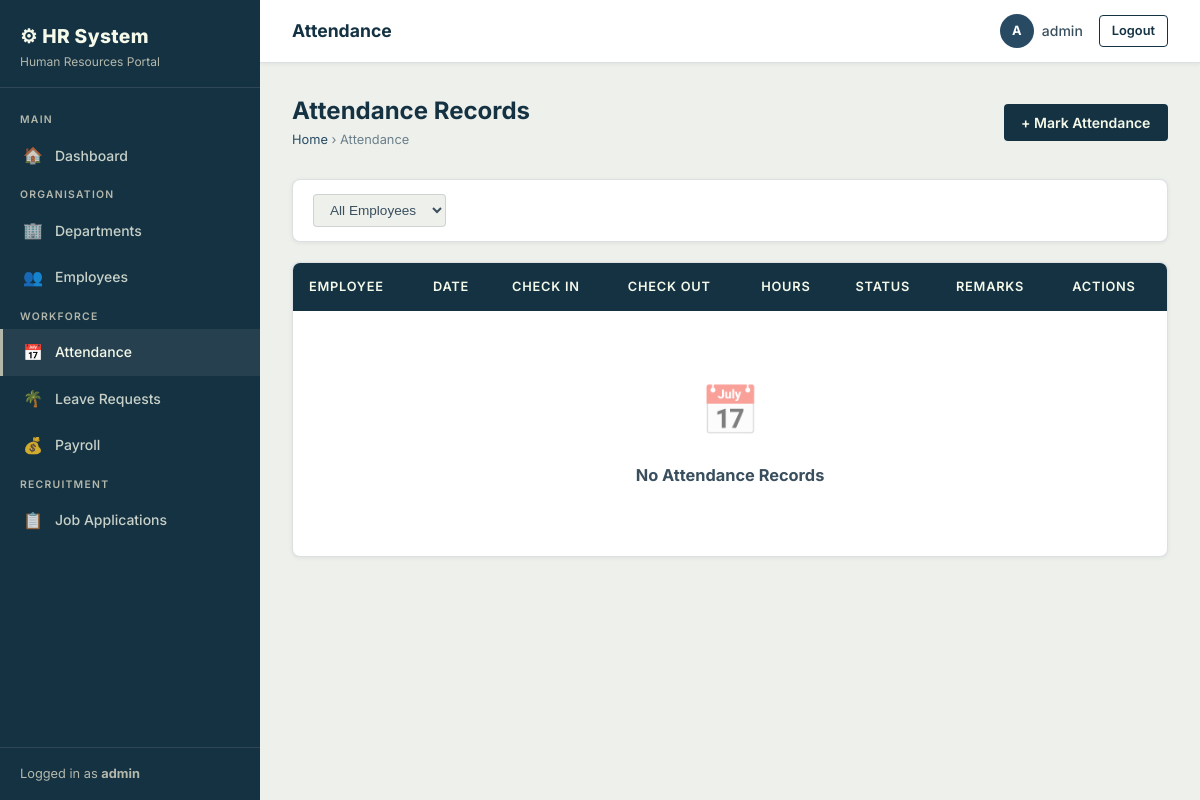
The page /attendance/ (signed in) on the database as committed earlier.
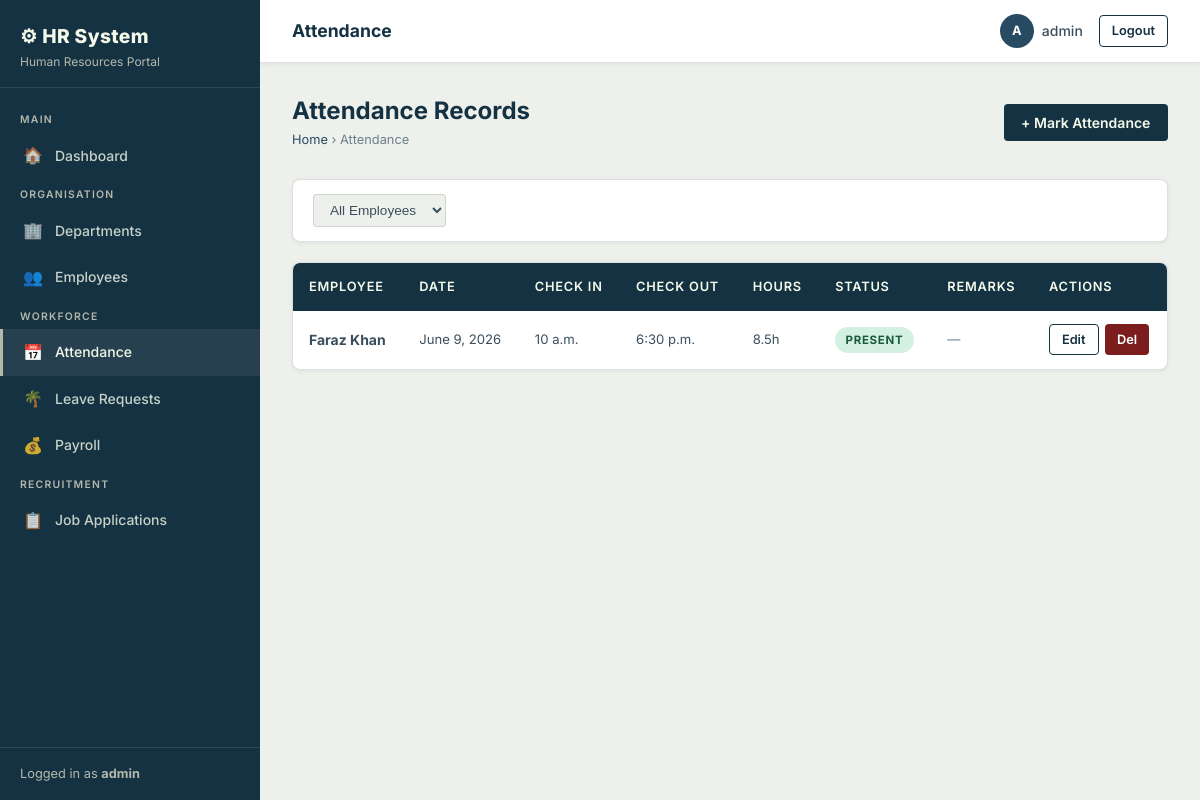
The same page on the database as committed later.
### employees/models.py (models this page shows, shortened)
class Attendance(models.Model):
    STATUS_CHOICES = [
        ('present', 'Present'),
        ('absent', 'Absent'),
        ('late', 'Late'),
        ('half_day', 'Half Day'),
        ('on_leave', 'On Leave'),
    ]
    employee = models.ForeignKey(Employee, on_delete=models.CASCADE, related_name='attendance_records')
    date = models.DateField()
    check_in = models.TimeField(null=True, blank=True)
    check_out = models.TimeField(null=True, blank=True)
    status = models.CharField(max_length=10, choices=STATUS_CHOICES, default='present')
    remarks = models.CharField(max_length=200, blank=True)
    class Meta:
        unique_together = ('employee', 'date')
        ordering = ['-date']
    def hours_worked(self):
        if self.check_in and self.check_out:
            from datetime import datetime, date
            ci = datetime.combine(date.today(), self.check_in)
            co = datetime.combine(date.today(), self.check_out)
            diff = co - ci
            return round(diff.seconds / 3600, 2)
        return 0

class Employee(models.Model):
    GENDER_CHOICES = [('M', 'Male'), ('F', 'Female'), ('O', 'Other')]
    STATUS_CHOICES = [('active', 'Active'), ('inactive', 'Inactive'), ('on_leave', 'On Leave')]
    user = models.OneToOneField(User, on_delete=models.CASCADE, null=True, blank=True)
    employee_id = models.CharField(max_length=20, unique=True)
    first_name = models.CharField(max_length=100)
    last_name = models.CharField(max_length=100)
    email = models.EmailField(unique=True)
    phone = models.CharField(max_length=20, blank=True)
    gender = models.CharField(max_length=1, choices=GENDER_CHOICES, blank=True)
    date_of_birth = models.DateField(null=True, blank=True)
    address = models.TextField(blank=True)
    department = models.ForeignKey(Department, on_delete=models.SET_NULL, null=True, blank=True, related_name='employees')
    designation = models.CharField(max_length=100, blank=True)
    date_joined = models.DateField()
    status = models.CharField(max_length=10, choices=STATUS_CHOICES, default='active')
    created_at = models.DateTimeField(auto_now_add=True)
    def full_name(self):
        return f"{self.first_name} {self.last_name}"

### employees/views.py (the view)
# urls.py: path('attendance/', views.attendance_list, name='attendance_list'),
@login_required
def attendance_list(request):
    records = Attendance.objects.select_related('employee').order_by('-date')
    emp_filter = request.GET.get('employee')
    if emp_filter:
        records = records.filter(employee_id=emp_filter)
    employees = Employee.objects.filter(status='active')
    return render(request, 'employees/attendance_list.html', {
        'records': records, 'employees': employees, 'emp_filter': emp_filter
    })

### employees/templates/employees/attendance_list.html (shortened to what this page needs)
{% extends 'employees/base.html' %}
{% block page_title %}Attendance{% endblock %}
{% block content %}
<div class="page-header">
  <div>
    <h2>Attendance Records</h2>
    <div class="breadcrumb"><a href="{% url 'dashboard' %}">Home</a> › Attendance</div>
  </div>
  <a href="{% url 'attendance_create' %}" class="btn btn-primary">+ Mark Attendance</a>
</div>
<form method="get" class="filter-bar">
  <select name="employee" onchange="this.form.submit()">
    <option value="">All Employees</option>
  </select>
</form>
<div class="table-wrapper">
  <table>
    <thead>
      <tr>
        <th>Employee</th>
        <th>Date</th>
        <th>Check In</th>
        <th>Check Out</th>
        <th>Hours</th>
        <th>Status</th>
        <th>Remarks</th>
        <th>Actions</th>
      </tr>
    </thead>
    <tbody>
      {% for rec in records %}
      <tr>
        <td class="fw-bold">{{ rec.employee.full_name }}</td>
        <td class="text-sm">{{ rec.date }}</td>
        <td class="text-sm">{{ rec.check_in|default:"—" }}</td>
        <td class="text-sm">{{ rec.check_out|default:"—" }}</td>
        <td class="text-sm">{{ rec.hours_worked }}h</td>
        <td><span class="badge badge-{{ rec.status }}">{{ rec.get_status_display }}</span></td>
        <td class="text-sm text-muted">{{ rec.remarks|default:"—" }}</td>
        <td>
          <div class="btn-group">
            <a href="{% url 'attendance_edit' rec.pk %}" class="btn btn-outline btn-sm">Edit</a>
            <a href="{% url 'attendance_delete' rec.pk %}" class="btn btn-danger btn-sm">Del</a>
          </div>
        </td>
      </tr>
      {% empty %}
      <tr>
        <td colspan="8">
          <div class="empty-state">
            <div class="empty-state-icon">📅</div>
            <h3>No Attendance Records</h3>
          </div>
        </td>
      </tr>
      {% endfor %}
    </tbody>
  </table>
</div>
{% endblock %}

Rows that differ between the two databases and show on the page:
added Attendance: employee.full_name "Faraz Khan", date "June 9, 2026", check_in "10 a.m.", check_out "6:30 p.m.", hours_worked "8.5", status "PRESENT", remarks "—"
Other text that changed with them:
text no longer shown: "📅 No Attendance Records"
